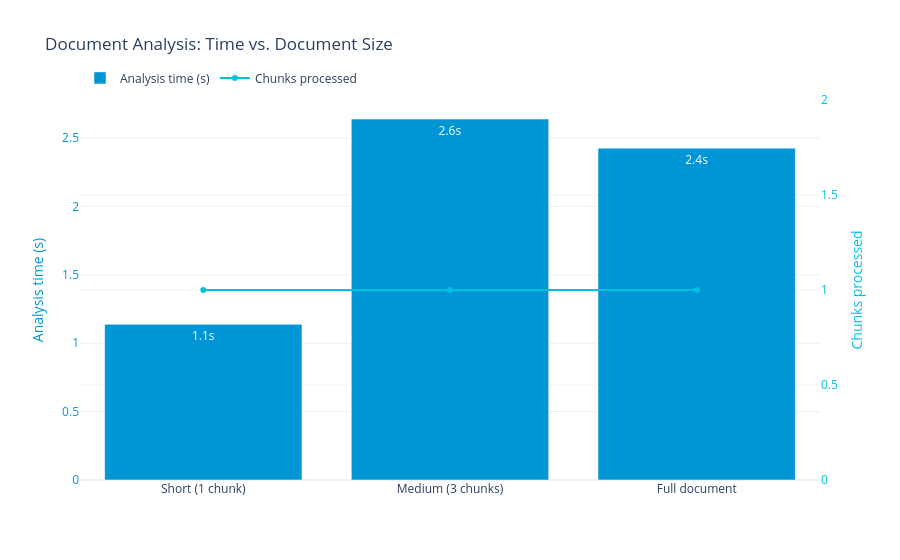

The code cell stored with this chart in its notebook:
### Code cell
import time
import plotly.graph_objects as go

# Measure analysis time for different document sizes
doc_sizes = {
    "Short (1 chunk)": sample_text[:400],
    "Medium (3 chunks)": sample_text[:1200],
    "Full document":    sample_text,
}

times      = []
chunk_counts = []

for label, text in doc_sizes.items():
    lines = len(text.split("\n"))
    chunk_counts.append(max(1, lines // 20))
    t0 = time.time()
    res = model.predict(pd.DataFrame([{"question": "Summarize this.", "input_text": text}]))
    elapsed = time.time() - t0
    times.append(elapsed)
    monitor.log_inference(num_tokens=len(res["answer"].iloc[0]) // 4, elapsed_seconds=elapsed)

fig = go.Figure()
fig.add_trace(go.Bar(
    name="Analysis time (s)",
    x=list(doc_sizes.keys()),
    y=times,
    marker_color="#0096d6",
    text=[f"{t:.1f}s" for t in times],
    textposition="auto",
))
fig.add_trace(go.Scatter(
    name="Chunks processed",
    x=list(doc_sizes.keys()),
    y=chunk_counts,
    mode="lines+markers",
    yaxis="y2",
    marker_color="#00c2e0",
    line_width=2,
))
fig.update_layout(
    title="Document Analysis: Time vs. Document Size",
    yaxis=dict(title="Analysis time (s)", color="#0096d6"),
    yaxis2=dict(title="Chunks processed", overlaying="y", side="right", color="#00c2e0"),
    template="plotly_white",
    legend=dict(orientation="h", yanchor="bottom", y=1.02),
)
fig.show()

### Figure 1 — Plotly figure (JSON) as saved in the notebook; plotly's stock layout.template omitted (floating-point values rounded to 4 significant figures)
{"data": [{"marker": {"color": "#0096d6"}, "name": "Analysis time (s)", "text": ["1.1s", "2.6s", "2.4s"], "textposition": "auto", "type": "bar", "x": ["Short (1 chunk)", "Medium (3 chunks)", "Full document"], "y": [1.138, 2.64, 2.427]}, {"line": {"width": 2}, "marker": {"color": "#00c2e0"}, "mode": "lines+markers", "name": "Chunks processed", "type": "scatter", "x": ["Short (1 chunk)", "Medium (3 chunks)", "Full document"], "y": [1, 1, 1], "yaxis": "y2"}], "layout": {"legend": {"orientation": "h", "y": 1.02, "yanchor": "bottom"}, "title": {"text": "Document Analysis: Time vs. Document Size"}, "yaxis": {"color": "#0096d6", "title": {"text": "Analysis time (s)"}}, "yaxis2": {"color": "#00c2e0", "overlaying": "y", "side": "right", "title": {"text": "Chunks processed"}}}}
